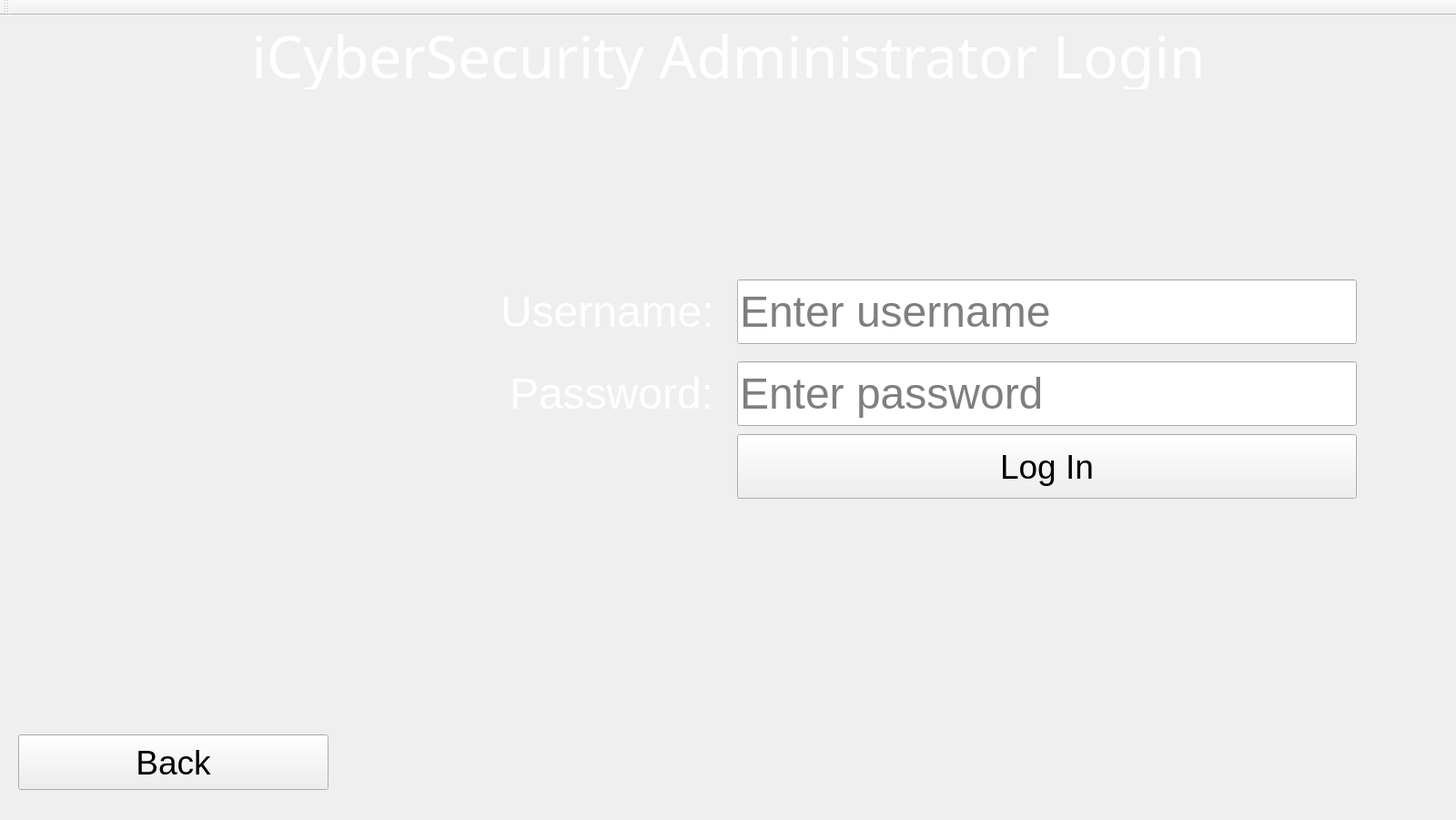
<?xml version="1.0" encoding="UTF-8"?>
<ui version="4.0">
 <class>LoginWindow</class>
 <widget class="QMainWindow" name="LoginWindow">
  <property name="geometry">
   <rect>
    <x>0</x>
    <y>0</y>
    <width>1600</width>
    <height>901</height>
   </rect>
  </property>
  <property name="font">
   <font>
    <pointsize>12</pointsize>
   </font>
  </property>
  <property name="cursor">
   <cursorShape>ArrowCursor</cursorShape>
  </property>
  <property name="mouseTracking">
   <bool>false</bool>
  </property>
  <property name="windowTitle">
   <string>Login</string>
  </property>
  <widget class="QWidget" name="centralWidget">
   <widget class="QLabel" name="label">
    <property name="geometry">
     <rect>
      <x>0</x>
      <y>0</y>
      <width>1601</width>
      <height>81</height>
     </rect>
    </property>
    <property name="font">
     <font>
      <family>Alien Encounters</family>
      <pointsize>20</pointsize>
      <weight>50</weight>
      <bold>false</bold>
     </font>
    </property>
    <property name="text">
     <string>&lt;html&gt;&lt;head/&gt;&lt;body&gt;&lt;p&gt;&lt;span style=&quot; font-size:48pt; color:#ffffff;&quot;&gt;iCyberSecurity Administrator Login&lt;/span&gt;&lt;/p&gt;&lt;/body&gt;&lt;/html&gt;</string>
    </property>
    <property name="alignment">
     <set>Qt::AlignCenter</set>
    </property>
   </widget>
   <widget class="QLabel" name="label_3">
    <property name="geometry">
     <rect>
      <x>550</x>
      <y>290</y>
      <width>231</width>
      <height>71</height>
     </rect>
    </property>
    <property name="font">
     <font>
      <pointsize>11</pointsize>
      <underline>false</underline>
     </font>
    </property>
    <property name="autoFillBackground">
     <bool>false</bool>
    </property>
    <property name="text">
     <string>&lt;html&gt;&lt;head/&gt;&lt;body&gt;&lt;p&gt;&lt;span style=&quot; font-size:36pt; color:#ffffff;&quot;&gt;Username:&lt;/span&gt;&lt;/p&gt;&lt;/body&gt;&lt;/html&gt;</string>
    </property>
   </widget>
   <widget class="QLabel" name="label_4">
    <property name="geometry">
     <rect>
      <x>560</x>
      <y>380</y>
      <width>221</width>
      <height>71</height>
     </rect>
    </property>
    <property name="font">
     <font>
      <pointsize>11</pointsize>
     </font>
    </property>
    <property name="autoFillBackground">
     <bool>false</bool>
    </property>
    <property name="text">
     <string>&lt;html&gt;&lt;head/&gt;&lt;body&gt;&lt;p&gt;&lt;span style=&quot; font-size:36pt; color:#ffffff;&quot;&gt;Password:&lt;/span&gt;&lt;/p&gt;&lt;/body&gt;&lt;/html&gt;</string>
    </property>
   </widget>
   <widget class="QLineEdit" name="Password">
    <property name="geometry">
     <rect>
      <x>810</x>
      <y>380</y>
      <width>681</width>
      <height>71</height>
     </rect>
    </property>
    <property name="font">
     <font>
      <pointsize>36</pointsize>
     </font>
    </property>
    <property name="echoMode">
     <enum>QLineEdit::Password</enum>
    </property>
    <property name="alignment">
     <set>Qt::AlignLeading|Qt::AlignLeft|Qt::AlignVCenter</set>
    </property>
    <property name="placeholderText">
     <string>Enter password</string>
    </property>
   </widget>
   <widget class="QLineEdit" name="Username">
    <property name="geometry">
     <rect>
      <x>810</x>
      <y>290</y>
      <width>681</width>
      <height>71</height>
     </rect>
    </property>
    <property name="font">
     <font>
      <pointsize>36</pointsize>
     </font>
    </property>
    <property name="text">
     <string/>
    </property>
    <property name="placeholderText">
     <string>Enter username</string>
    </property>
   </widget>
   <widget class="QPushButton" name="LoginButton">
    <property name="geometry">
     <rect>
      <x>810</x>
      <y>460</y>
      <width>681</width>
      <height>71</height>
     </rect>
    </property>
    <property name="font">
     <font>
      <pointsize>28</pointsize>
     </font>
    </property>
    <property name="text">
     <string>Log In</string>
    </property>
   </widget>
   <widget class="QPushButton" name="pushButton">
    <property name="geometry">
     <rect>
      <x>20</x>
      <y>790</y>
      <width>341</width>
      <height>61</height>
     </rect>
    </property>
    <property name="font">
     <font>
      <pointsize>28</pointsize>
     </font>
    </property>
    <property name="text">
     <string>Back</string>
    </property>
   </widget>
   <widget class="QLabel" name="label_2">
    <property name="geometry">
     <rect>
      <x>10</x>
      <y>0</y>
      <width>1581</width>
      <height>861</height>
     </rect>
    </property>
    <property name="text">
     <string/>
    </property>
    <property name="pixmap">
     <pixmap>CUSTOM IMAGES/icyber-background1.jpg</pixmap>
    </property>
    <property name="scaledContents">
     <bool>true</bool>
    </property>
   </widget>
   <zorder>label_2</zorder>
   <zorder>label</zorder>
   <zorder>label_3</zorder>
   <zorder>label_4</zorder>
   <zorder>Password</zorder>
   <zorder>LoginButton</zorder>
   <zorder>Username</zorder>
   <zorder>pushButton</zorder>
  </widget>
  <widget class="QToolBar" name="mainToolBar">
   <attribute name="toolBarArea">
    <enum>TopToolBarArea</enum>
   </attribute>
   <attribute name="toolBarBreak">
    <bool>false</bool>
   </attribute>
  </widget>
  <widget class="QMenuBar" name="menuBar">
   <property name="geometry">
    <rect>
     <x>0</x>
     <y>0</y>
     <width>1600</width>
     <height>21</height>
    </rect>
   </property>
  </widget>
 </widget>
 <layoutdefault spacing="6" margin="11"/>
 <tabstops>
  <tabstop>Username</tabstop>
  <tabstop>Password</tabstop>
  <tabstop>LoginButton</tabstop>
 </tabstops>
 <resources/>
 <connections/>
</ui>
